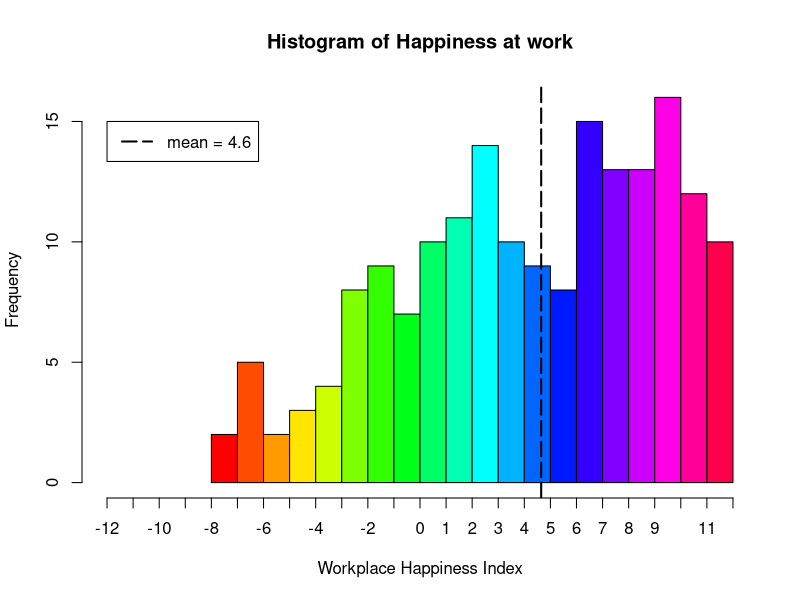
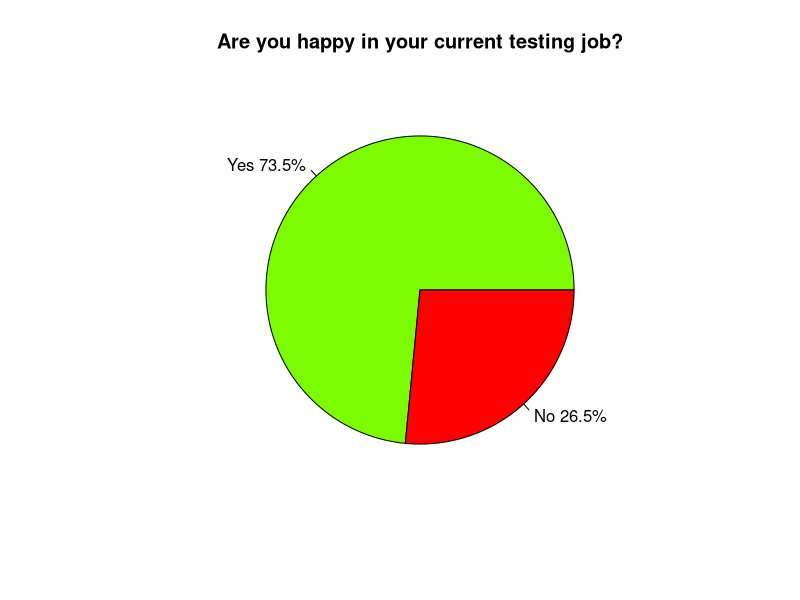
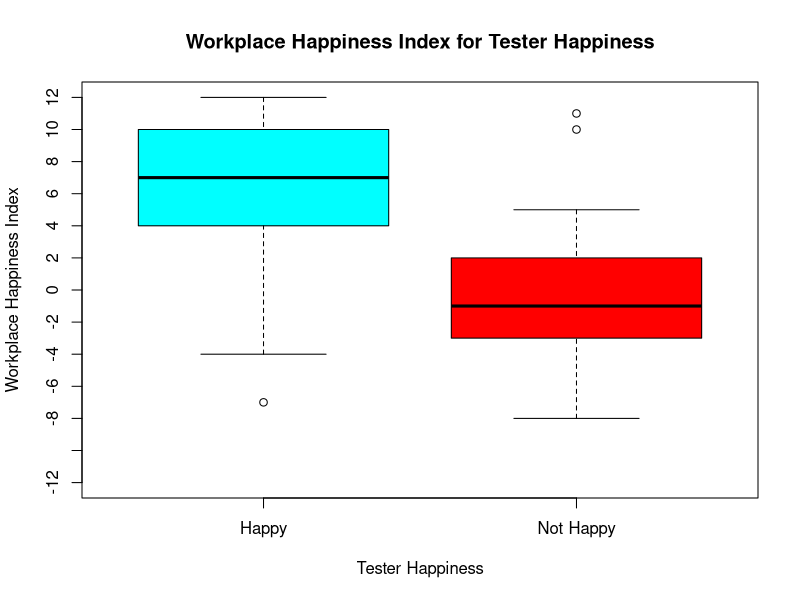
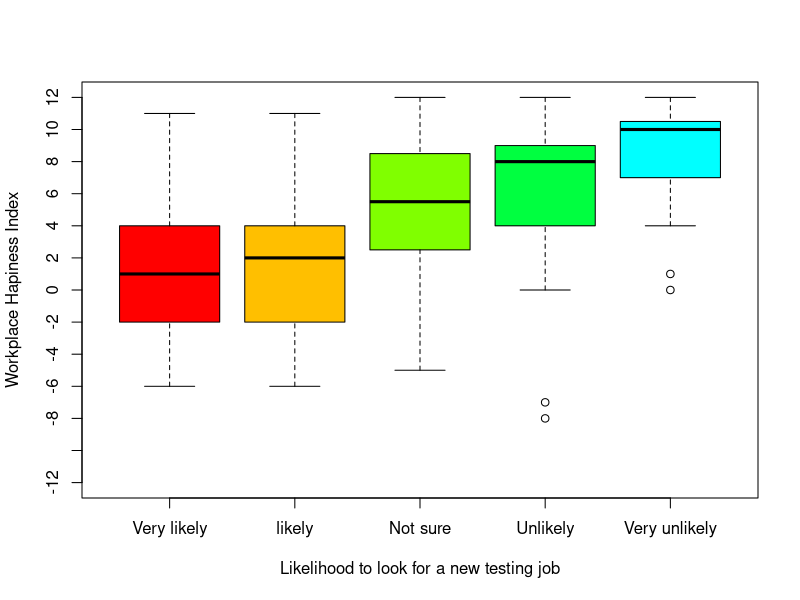
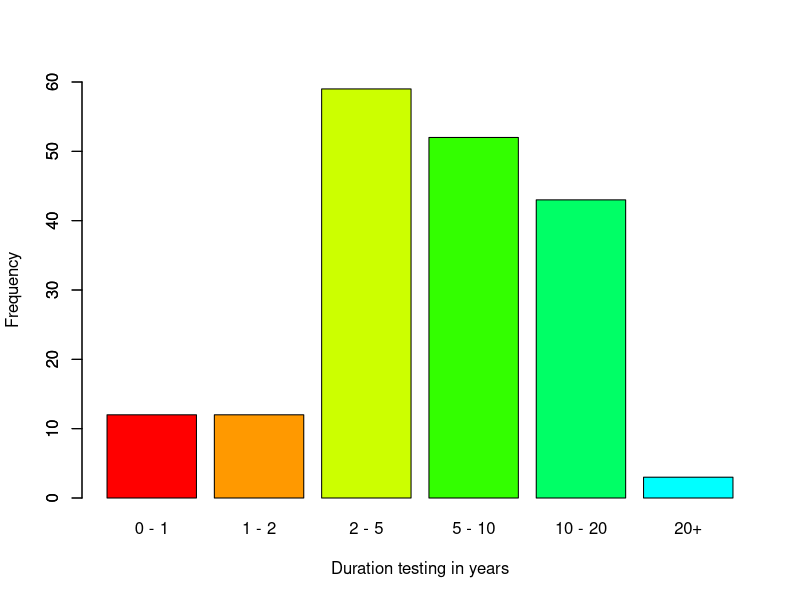
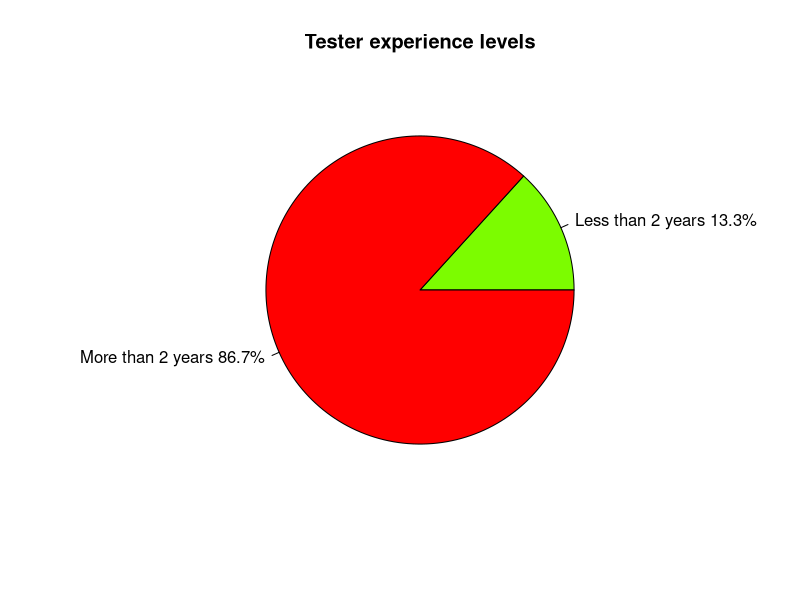

Here is the R script that generated these plots, in order:
# Survey response analysis
# 2016 Rosie Hamilton 
# testingfuntime.blogspot.co.uk

# Set working dir
# setwd ("/Dev/Git/tester_survey")
setwd("/git/tester_survey")

# Read in data
mydata <- read.csv("survey_results_raw.csv", 
                   header = TRUE, sep =",")

###################################################

# Section 1 - Why is it difficult to hire testers

###################################################

# Make an index of all the people which currently work in testing
# People that currently do not work in testing have been excluded 
Current_testers <- which(mydata[,2] == "Yes")

#Apply this index to the data
mydata <- mydata[Current_testers,]

# Total number of testers analysed 
nrow(mydata)

# Create a sub set of columns 30-53, these are true/false responses to positive and negative questions
# And also convert this sub set of true/false answers to logical vectors
HappyData <- apply(mydata[,30:53], 2, as.logical)

# Make a vector index of positive questions
pos_index <- c(1, 2, 4, 7, 8, 10, 11, 12, 14, 15, 20, 21)

# Make a vector index of negative questions
neg_index <- c(3, 5, 6, 9, 13, 16, 17, 18, 19, 22, 23, 24)

# Positive questions score +1 for each True answer, pos_score is a vector of scores from 0 to +12 
pos_score <- rowSums(HappyData[,pos_index])

# Negative questions score -1 for each True answer, neg_score is a vector of scores from 0 to -12  
neg_score <- -rowSums(HappyData[,neg_index])

# Add negative and positive scores to make the final score named Happiness Index
# The happiness index is a reflection of how positive or negative a job is
WorkplaceHappinessIndex <- pos_score+neg_score

# Summary stats
summary(WorkplaceHappinessIndex)

# Count how many testers work in places with a maximum score on the Workplace Happiness Index
BestWorkplaces <- which(WorkplaceHappinessIndex == "12")

# Convert this to a percentage
round (length(BestWorkplaces) / length(WorkplaceHappinessIndex) * 100, digits = 1)

# Plot a Histogram of Workplace Happiness
breaks <- c(min(WorkplaceHappinessIndex):max(WorkplaceHappinessIndex))
hist(WorkplaceHappinessIndex, 
     breaks = breaks,
     xlim = c(-12,12),
     xlab = "Workplace Happiness Index",
     col = rainbow(20),
     xaxt = "n",
     main = "Histogram of Happiness at work"
)
axis(1, at = seq(-12, 12, by = 1))
abline(v = mean(WorkplaceHappinessIndex), col = "black", lty = 5, lwd = 2)
legend(-12,15,
       legend=paste0("mean = ", round(mean(WorkplaceHappinessIndex), digits=1)), 
       col = "black", 
       lty = 5, 
       lwd = 2
)


# Make a new dataframe to work with where all the true false question are replaced by Workplace Happiness Index
mydata2 <- cbind(mydata[,1:29],WorkplaceHappinessIndex)

# Tester happiness compared to workplace happiness index
# Create an index of all the testers that say they are happy 
Happy <- which(mydata2[,8] == "Yes")
# Create an index of all the testers that say they are not happy
Not_Happy <- which(mydata2[,8] == "No")

# Make a vector containing total numbers of Happy and Not Happy testers
HappyYesNo <- c(length(Happy), length(Not_Happy)) 
# Generate labels for pie chart containing % of Happy and Not Happy
pielabels <- c("Yes", "No")
percent <- round(HappyYesNo/sum(HappyYesNo)* 100, digits = 1)
pielabels <- paste(pielabels, percent)    
pielabels <- paste(pielabels, "%", sep="")

#Plot a pie chart of Happy vs Not Happy testers
pie(HappyYesNo, labels = pielabels, col = c("lawngreen", "red"), main = "Are you happy in your current testing job?")


#Look for pattern between testers saying they are happy or not and workplace happiness index

# Padding is needed to prevent vector recycling 
# find out the difference between number of people that are happy and not happy
to_pad <- length(WorkplaceHappinessIndex[Happy]) - length(WorkplaceHappinessIndex[Not_Happy])
# now use rep to pad out the Not Happy vector with missing NA values until it is the same length as the happy vector
# join two columns together for workplace happiness index of happy and not happy people 
HappyData <- cbind(WorkplaceHappinessIndex[Happy],c(WorkplaceHappinessIndex[Not_Happy],rep(NA, to_pad)))

#check the median values for happy and not happy groups

median(WorkplaceHappinessIndex[Happy])
median(WorkplaceHappinessIndex[Not_Happy])

# Fix Column Names on this HappyData
colnames(HappyData) <- c("Happy", "Not Happy")

# Summary
summary(HappyData)

# Now box plot the workplace happiness index against testers happiness
boxplot(HappyData, 
        col = c("cyan", "red"), 
        xlab = "Tester Happiness",
        ylab = "Workplace Happiness Index",
        ylim=c(-12,12), 
        yaxt = "n", 
        main = 'Workplace Happiness Index for Tester Happiness')
axis(2, at = seq(-12, 12, by = 2))


# Look at workplace happiness index for groups of testers based on how likely they are to look for a new testing job
# Create indexes first
VL <- which(mydata2[,9] == "Very Likely")
L <- which(mydata2[,9] == "Likely")
N <- which(mydata2[,9] == "Not sure")
U <- which(mydata2[,9] == "Unlikely")
VU <- which(mydata2[,9] == "Very unlikely")

# Find the largest group
length(VL)
length(L)
length(N)
length(U)
length(VU)

# The largest group is the "unlikely" group

# Prevent vector recycling by padding all the groups so they are the same size as the unlikely group 
# Find out how much padding needs to be added
(pad_VL <- length(U) - length(VL))
(pad_L <- length(U) - length(L))
(pad_N <- length(U) - length(N))
(pad_U <- length(U) - length(U))
(pad_VU <- length(U) - length(VU))


# Use rep function to pad out with the missing value NA, index this against worplace happiness index
# Then bind this data into a new dataframe
leave_testing <- cbind(c(WorkplaceHappinessIndex[VL], rep(NA, pad_VL)),
                       c(WorkplaceHappinessIndex[L], rep(NA, pad_L)),
                       c(WorkplaceHappinessIndex[N], rep(NA, pad_N)),
                       c(WorkplaceHappinessIndex[U],  rep(NA, pad_U)),
                       c(WorkplaceHappinessIndex[VU], rep(NA, pad_VU)))

# Fix column names
colnames(leave_testing) <- c("Very likely", "likely", "Not sure", "Unlikely", "Very unlikely")

#Median values
median(WorkplaceHappinessIndex[VL])
median(WorkplaceHappinessIndex[L])
median(WorkplaceHappinessIndex[N])
median(WorkplaceHappinessIndex[U])
median(WorkplaceHappinessIndex[VU])

# Box plox the groups of testers by likelihood to look for a new testing job against workplace happiness index

boxplot(leave_testing, 
        #col = c("coral2","chocolate1","darkgoldenrod1","darkolivegreen1","chartreuse4"), 
        col = rainbow(8),
        xlab = "Likelihood to look for a new testing job",
        ylab = "Workplace Hapiness Index",
        ylim=c(-12,12), 
        yaxt = "n")
axis(2, at = seq(-12, 12, by = 2))


# Make some plots of how long people have worked in testing


# Create indexes first
lessthanone <- which(mydata2[,14] == "less than a year")
onetotwo <- which(mydata2[,14] == "1 - 2 years")
twotofive <- which(mydata2[,14] == "2 - 5 years")
fivetoten <- which(mydata2[,14] == "5 - 10 years")
tentotwenty <- which(mydata2[,14] == "10 - 20 years")
twentyplus <- which(mydata2[,14] == "More than 20 years")

table(mydata2[,14])

LTO <- length(lessthanone)
OTT <- length(onetotwo)
TTF <- length(twotofive)
FTT <- length(fivetoten)
TTT <- length(tentotwenty)
TP <- length(twentyplus)

plotcolnames <- c("0 - 1", "1 - 2", "2 - 5", "5 - 10", "10 - 20", "20+") 

barplot(c(LTO, OTT, TTF, FTT, TTT, TP ), 
        space = NULL, 
        names.arg = plotcolnames,
        col = rainbow(10), 
        ylim = c(0,60),
        xlab="Duration testing in years", 
        ylab="Frequency")
axis(2,at=seq(0,60,10))


#add up all the testers with less than 2 years experience
lessthantwoyears <- LTO + OTT

#add up all the testers with more than 2 years experience
morethantwoyears <- TTF + FTT + TTT + TP

# Make a vector containing less than and more than 2 years experience
experience <- c(lessthantwoyears, morethantwoyears) 
# Generate labels for a pie chart containing % of lessthan and morethan
pielabels <- c("Less than 2 years", "More than 2 years")
percent <- round(experience/sum(experience)* 100, digits = 1)
pielabels <- paste(pielabels, percent)    
pielabels <- paste(pielabels, "%", sep="")

#Plot a pie chart of two years experience
pie(experience, labels = pielabels, col = c("lawngreen", "red"), main = "Tester experience levels")
